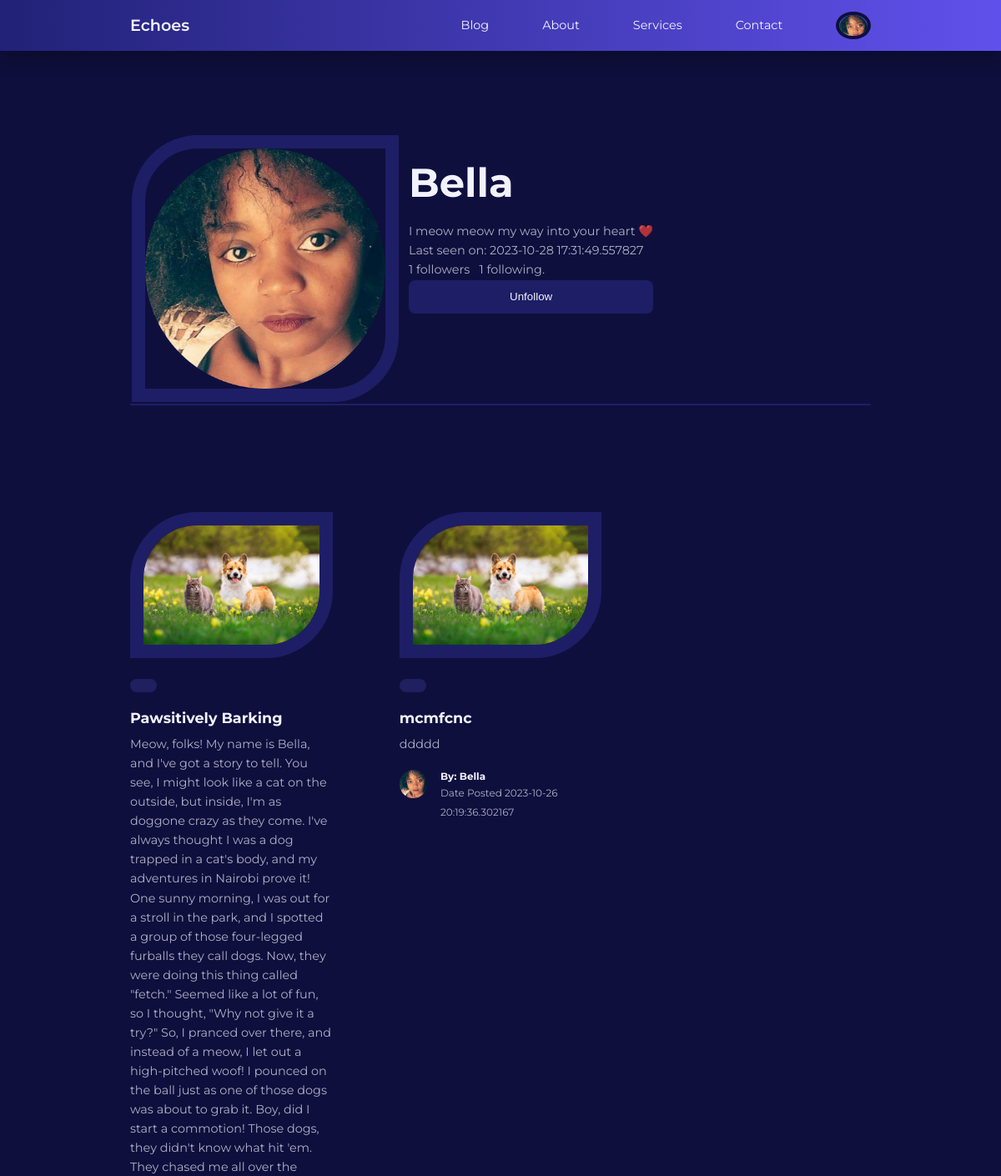
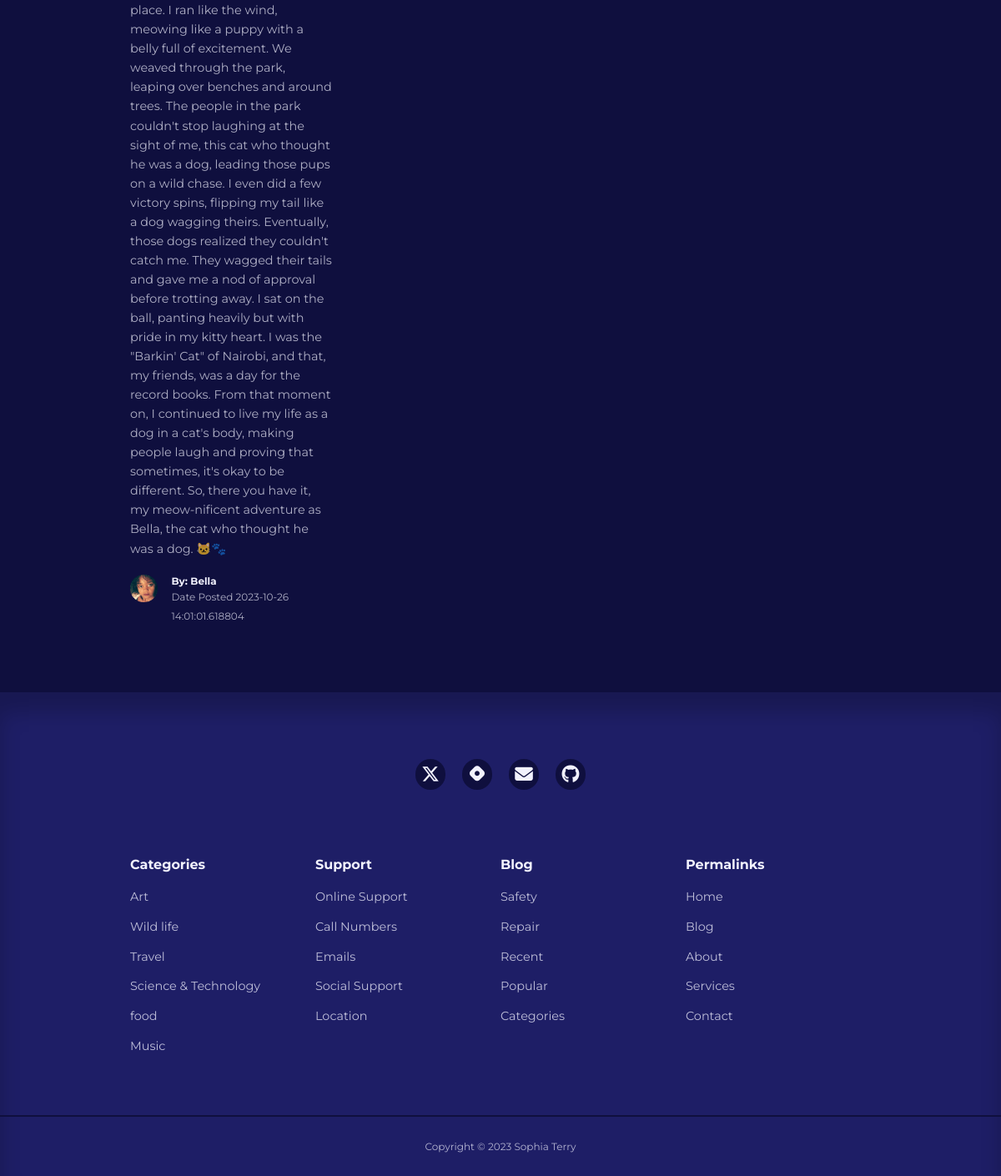
Screenshot of /user/Bella (signed in) with the database file from the repository (2 pictures, top to bottom).
### app/models.py (models this page shows, shortened)
class User(UserMixin, db.Model):
    id = db.Column(db.Integer, primary_key=True)
    username = db.Column(db.String(100), index=True, unique=True)
    email = db.Column(db.String(120), index=True, unique=True)
    password_hash = db.Column(db.String(128))
    role = db.Column(db.String(3))
    picture = db.Column(db.String(120), nullable=True)
    posts = db.relationship('Post', backref='author', lazy='dynamic')
    about_me = db.Column(db.String(140))
    last_seen = db.Column(db.DateTime, default=datetime.utcnow)
    followed = db.relationship(
        'User', secondary=followers,
        primaryjoin=(followers.c.follower_id == id),
        secondaryjoin=(followers.c.followed_id == id),
        backref=db.backref('followers', lazy='dynamic'), lazy='dynamic'
    )
    def is_following(self, user):
        return self.followed.filter(
            followers.c.followed_id == user.id).count() > 0

class Post(db.Model):
    id = db.Column(db.Integer, primary_key=True)
    title = db.Column(db.String(120))
    content = db.Column(db.Text)
    image = db.Column(db.String(120), nullable=True)
    timestamp = db.Column(db.DateTime, index=True, default=datetime.utcnow)
    user_id = db.Column(db.Integer, db.ForeignKey('user.id'))

### app/routes.py (the view)
@app.route('/user/<username>') #user
@login_required
def profile(username):
    user = User.query.filter_by(username=username).first_or_404()
    posts = user.posts
    form = EmptyForm()
    return render_template('profile.html', user=user, posts=posts,
                            form=form)

### app/forms.py
class EmptyForm(FlaskForm):
    submit = SubmitField('Submit')

### app/models.py (called while the page is built)
@login.user_loader
def load_user(id):
    return User.query.get(int(id))

### app/routes.py (called while the page is built)
@app.before_request
def before_request():
    if current_user.is_authenticated:
        current_user.last_seen = datetime.utcnow()
        db.session.commit()

### app/templates/profile.html (shortened to what this page needs)
{% extends "base.html" %}
{% block content %}
<div class="container profile__container">
    <table>
        <tr valign="top">
            <td>
                {% if current_user.picture %}
                <img class="display__pic" src="{{ url_for('static', filename='images/' + current_user.picture) }}">
                {% else %}
                <img src="{{ url_for('static', filename='/images/default_profile_pc.png') }}" alt="Default Image">
                {% endif %}
            </td>
            <td class="user__table">
                <h1>{{ user.username }}</h1>
                {% if user.about_me %}<p>{{ user.about_me }}</p>{% endif %}
                {% if user.last_seen %}<p>Last seen on: {{ user.last_seen }}</p>{% endif %}
                <p>{{ user.followers.count() }} followers &nbsp; {{ user.followed.count() }} following.</p>
                {% if user == current_user %}
                <p>
                    <a class="link__button" href="{{ url_for('edit_profile') }}">Edit your profile</a>&nbsp;
                     <a class="link__button" href="{{ url_for('add_post') }}">Create post </a>
                </p>
                {% else %}
               <p>
                 <form action="{{ url_for('unfollow', username=user.username) }}" method="post">
                    {{ form.submit(value='Unfollow') }}
                </form>
              </p>
              {% endif %}
            </td>
        </tr>
    </table>
    </div>
 <div>
    <section class="posts">
    <div class="container posts__container">
        {% for post in posts %}
        <article class="post">
            <div class="post__thumbnail">
                {% if post.image %}
                <img src="{{ url_for('static', filename='images/' + post.image) }}" alt="Post Image">
                {% else %}
                <img src="{{ url_for('static', filename='/images/blog18.jpg') }}" alt="Default Image">
                {% endif %}
            </div>
            <div class="post__info">
                    <a href="category-posts.html" class="category__button">{{ category }}</a>
                    <h3 class="post__title">{{ post.title }}</h3>
                    <p class="post__body">{{ post.content }}</p>
                    <div class="post__author">
                        <div class="post__author-avator">
                            {% if current_user.is_authenticated %}
                            <img src="{{ url_for('static', filename='images/' + current_user.picture) }}" alt="pic">
                            {% else %}
                            <img src="{{ url_for('static', filename='/images/default_profile_pc.png') }}" alt="Default Image">
                            {% endif %}
                        </div>
                        <div class="post__author-info">
                            <h5>By: {{post.author.username }}</h5>
                            <small>Date Posted {{ post.timestamp }}</small>
                        </div>
                    </div>
                </div>
        </article>
        {% endfor %}
    </div>
</section>
{% endblock %}

### app/templates/base.html (shortened to what this page needs)
<!DOCTYPE html>
<html lang="en">
<head>
    <link rel="stylesheet" href="{{ url_for('static', filename='styles/styles.css')}}">
    <link rel="stylesheet" href="https://unicons.iconscout.com/release/v4.0.8/css/line.css">
</head>
<body>
    {% block navbar %}
    <nav>
        <div class="container nav__container">
            <a href="/index" class="nav__logo">Echoes</a>
            <ul class="nav__items">
                <li><a href="{{ url_for('blog') }}">Blog</a></li>
                <li><a href="{{ url_for('about') }}">About</a></li>
                <li><a href="{{ url_for('services') }}">Services</a></li>
                <li><a href="{{ url_for('contact') }}">Contact</a></li>
                {% if current_user.is_anonymous %}
                <li><a href="{{ url_for('signin') }}">Sign In</a></li>
                {% else %}
                <li class="nav__profile">
                    <div class="avatar">
                        <img src="{{ url_for('static', filename='images/' ~ current_user.picture) }}" alt="">
                    </div>
                        {% endif %}
                </li>
            </ul>
        </div>
    </nav>
    {% endblock %}
     {% block content %}
    {% endblock %}
    {% block footer %}
    <footer>
        <div class="footer__socials">
            <a href="https://twitter.com/Mssophia_" target="_blank">
                </a>
            <a href="https://sophiaintech.hashnode.dev/" target="_blank">
                </a>
            <a href="mailto:sophiaterryyu@gmail.com">
                </a>
            <a href="https://github.com/terryyufei" target="_blank">
                </a>
        </div>
        <div class="container footer__container">
            <article>
                <h4>Categories</h4>
                <ul>
                    <li><a href="">Art</a></li>
                    <li><a href="">Wild life</a></li>
                    <li><a href="">Travel</a></li>
                    <li><a href="">Science & Technology</a></li>
                    <li><a href="">food</a></li>
                    <li><a href="">Music</a></li>
                </ul>
            </article>
            <article>
                <h4>Support</h4>
                <ul>
                    <li><a href="">Online Support</a></li>
                    <li><a href="">Call Numbers</a></li>
                    <li><a href="">Emails</a></li>
                    <li><a href="">Social Support</a></li>
                    <li><a href="">Location</a></li>
                </ul>
            </article>
            <article>
                <h4>Blog</h4>
                <ul>
                    <li><a href="">Safety</a></li>
                    <li><a href="">Repair</a></li>
                    <li><a href="">Recent</a></li>
                    <li><a href="">Popular</a></li>
                    <li><a href="">Categories</a></li>
                </ul>
            </article>
            <article>
                <h4>Permalinks</h4>
                <ul>
                    <li><a href="">Home</a></li>
                    <li><a href="">Blog</a></li>
                    <li><a href="">About</a></li>
                    <li><a href="">Services</a></li>
                    <li><a href="">Contact</a></li>
                </ul>
            </article>
        </div>
        <div class="footer__copyright">
            <small>Copyright &copy; 2023 Sophia Terry</small>
        </div>
    </footer>
    {% endblock %}
</body>
</html>

### app/static/styles/styles.css (style rules this page uses)
:root { --color-primary: #6f6af8; --color-primary-light: hsl(242, 91%, 69%, 18%); --color-primary-variant: #5854c7; --color-red: #da0f3f; --color-red-light: hsl(346, 87%, 46%, 15%); --color-green: #00c476; --color-green-light: hsl(156, 100%, 38%, 15%); --color-gray-900: #1e1e66; --color-gray-700: #2d2b7c; --color-gray-300: rgba(242, 242, 254, 0.3); --color-gray-200: rgba(242, 242, 254, 0.7); --color-white: #f2f2fe; --color-bg: #0f0f3e; --transition: all 300ms ease; --container-width-lg: 74%; --container-width-md: 88%; --form-width: 40%; --card-border-radius-1: 0.3rem; --card-border-radius-2: 0.5rem; --card-border-radius-3: 0.8rem; --card-border-radius-4: 2rem; --card-border-radius-5: 5rem; }
* { box-sizing: border-box; margin: 0; padding: 0; outline: 0; border: 0; appearance: 0; list-style: none; text-decoration: none; }
body { font-family: 'Montserrat', sans-serif; line-height: 1.6; color: var(--color-gray-200); overflow-x: hidden; background: var(--color-bg); font-size: 0.9rem; }
.container { width: var(--container-width-lg); max-width: 1800px; margin-inline: auto; }
section { margin-top: 3rem; width: 100vw; }
h1, h2, h3, h4, h5 { color: var(--color-white); line-height: 1.3; }
h1 { font-size: 3rem; margin: 1rem 0; }
h3 { font-size: 1.1rem; margin: 0.8rem 0 0.5rem; }
h4 { font-size: 1rem; }
a { color: var(--color-white); transition: var(--transition); }
img { display: block; width: 100%; object-fit: cover; }
nav { background: linear-gradient(to right, hsl(240, 56%, 30%), hsl(246, 80%, 62%)); width: 100vw; height: 3.8rem; position: fixed; top: 0; z-index: 10; box-shadow: 0 1rem 1rem rgba(0, 0, 0, 0.2); }
.nav__container { height: 100%; display: flex; align-items: center; justify-content: space-between; }
.avatar { width: 2.6rem; height: 2.1rem; border-radius: 50%; overflow: hidden; border: 0.3rem solid var(--color-bg); }
.nav__logo { font-weight: 600; font-size: 1.2rem; }
.nav__items { display: flex; align-items: center; gap: 4rem; }
.nav__profile { position: relative; cursor: pointer; }
.category__button { background: var(--color-primary-light); color: var(--color-primary); display: inline-block; padding: 0.5rem 1rem; border-radius: var(--card-border-radius-2); font-weight: 600; font-size: 0.8rem; text-align: center; }
.post__thumbnail { border-radius: var(--card-border-radius-5) 0; border: 1rem solid var(--color-gray-900); overflow: hidden; margin-bottom: 1.6rem; }
.post__author { display: flex; gap: 1rem; margin-top: 1.2rem; }
.post__author-avator { width: 2.5rem; height: 2.5rem; border-radius: var(--card-border-radius-3); overflow: hidden; }
.posts__container { display: grid; grid-template-columns: repeat(3, 1fr); gap: 5rem; margin-bottom: 5rem; margin-top: 8rem; }
footer { background: var(--color-gray-900); padding: 5rem 0 0; box-shadow: inset 0 1.5rem 1.5rem rgba(0, 0, 0, 0.2); }
.footer__socials { margin-inline: auto; width: fit-content; margin-bottom: 5rem; display: flex; justify-content: space-between; align-items: center; gap: 1.2rem; }
.footer__socials a { background: var(--color-bg); border-radius: 50%; width: 2.3rem; height: 2.3rem; display: flex; align-items: center; justify-content: center; }
.footer__container { display: grid; grid-template-columns: repeat(4, 1fr); }
footer h4 { color: var(--color-white); margin-bottom: 0.6rem; }
footer ul a { opacity: 0.75; }
footer ul li { padding: 0.4rem 0; }
.footer__copyright { text-align: center; padding: 1.5rem 0; border-top: 2px solid var(--color-bg); margin-top: 4rem; }
form { display: flex; flex-direction: column; gap: 1rem; }
input, textarea, select { padding: 0.8rem 1.4rem; background: var(--color-gray-900); border-radius: var(--card-border-radius-2); resize: none; color: var(--color-white); }
.profile__container { margin-top: 10rem; border-bottom: 2px solid var(--color-gray-900); }
.display__pic { border-radius: var(--card-border-radius-5) 0; border: 1rem solid var(--color-gray-900); overflow: hidden; height: 20rem; width: 20rem; }
.user__table { padding: 10px; }

### rows the page displays
User: picture (picture)
User: username "Bella", about_me "I meow meow my way into your heart ❤️", last_seen "2023-10-28 17:31:49.557827"
Post: image (picture), title "Pawsitively Barking", content "Meow, folks! My name is Bella, and I've got a story to tell. You see, I might look like a cat on the outside, but inside, I'm as doggone crazy as they come. I've always thought I was a dog trapped in a cat's body, and my adventures in Nairobi prove it! One sunny morning, I was out for a stroll in the park, and I spotted a group of those four-legged furballs they call dogs. Now, they were doing this thing called \"fetch.\" Seemed like a lot of fun, so I thought, \"Why not give it a try?\" So, I pranced over there, and instead of a meow, I let out a high-pitched woof! I pounced on the ball just as one of those dogs was about to grab it. Boy, did I start a commotion! Those dogs, they didn't know…", picture (picture), author.username "Bella", timestamp "2023-10-26 14:01:01.618804"
Post: image (picture), title "mcmfcnc", content "ddddd", picture (picture), author.username "Bella", timestamp "2023-10-26 20:19:36.302167"

### other values shown
{{ user.followers.count() }} "1"
{{ user.followed.count() }} "1"
